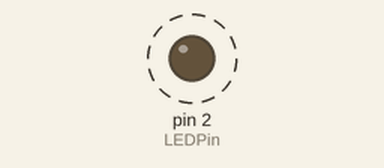
Bench run of a sketch on a simulated Arduino Uno, built with avr-gcc and run on an emulated ATmega328P. Shown: output pins drawn as LEDs (lit = HIGH). Dashed ring = blinking.

Above: at 0.12 s.
Timing chart, 0 to 3.0 s (numbered marks = the images above):
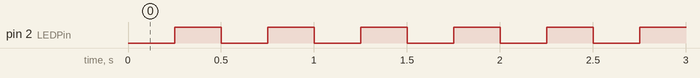

The sketch:

ledmegatest.ino
```cpp
int LEDPin = 2;
unsigned long currentTime;
unsigned long lastTimeCheck;
int timeDelay = 250;
bool LEDState = LOW;

void setup() {
  // put your setup code here, to run once:

  pinMode(LEDPin,OUTPUT);
}

void loop() {
  currentTime = millis();
  if((currentTime - lastTimeCheck) >= timeDelay){
    lastTimeCheck = currentTime;
    if(LEDState == LOW)
      LEDState = HIGH;
    else
      LEDState = LOW;
    digitalWrite(LEDPin,LEDState);

  }
  // put your main code here, to run repeatedly:
 // digitalWrite(LEDPin,HIGH);
}
```

Measured:
- by itself, pin 2 (LEDPin): alternates HIGH for 0.25 s and LOW for 0.25 s
